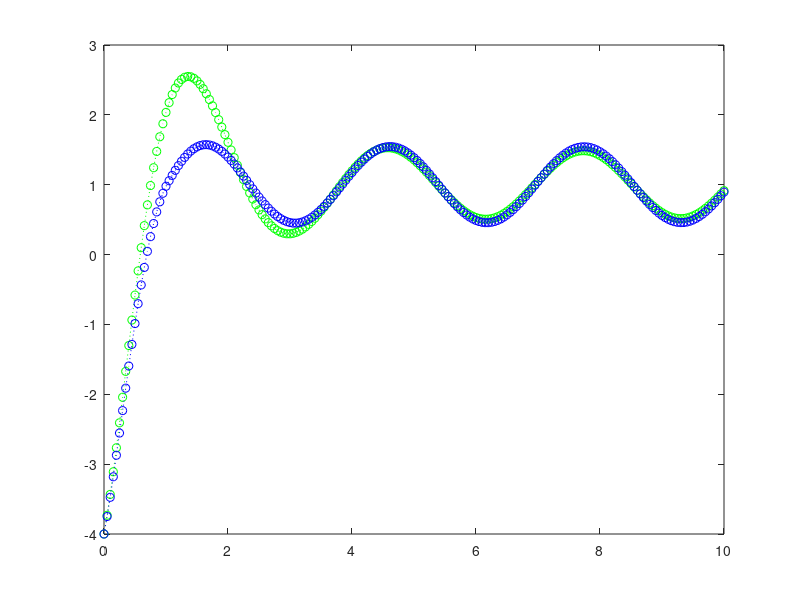

MATLAB code to generate this figure:
clc;
clear;
A=[0 1;-5 -2];
B=[0; 1];
C=[1 0];
D=zeros(size(C,1),size(B,2));
SS=ss(A,B,C,D);
% time=[0:0.25:10];

Ts = 0.05;%time step
time = [0:Ts:10];%array of time points

x_init=[-4; 5];

U=2*sin(2*time)+5;
junk = find(time>=1); index1sec = junk(1);

u  = zeros(1,length(time));
u(index1sec:end) = 2*sin(2*time(index1sec:end))+5;
x_euler = zeros(2,length(time)+1);%intialize for storage
x_euler(:,1) = x_init;
x_now = x_init;
x_euler(:,1) = x_init;
for t_index = 1:length(time)
    u_now = u(t_index); %read u(t)
x_next = (eye(2)+Ts*A)*x_now + Ts*B*u_now; % Euler approx
x_euler(:,t_index+1) = x_next; %store state
x_now = x_next; %update state
end;
y_euler = C*x_euler(:,1:length(time)); % y = Cx+Du
figure
h=lsim(SS,U,time,x_init);
plot(time,h,'go:')

hold on;

plot(time,y_euler,'bo:');


